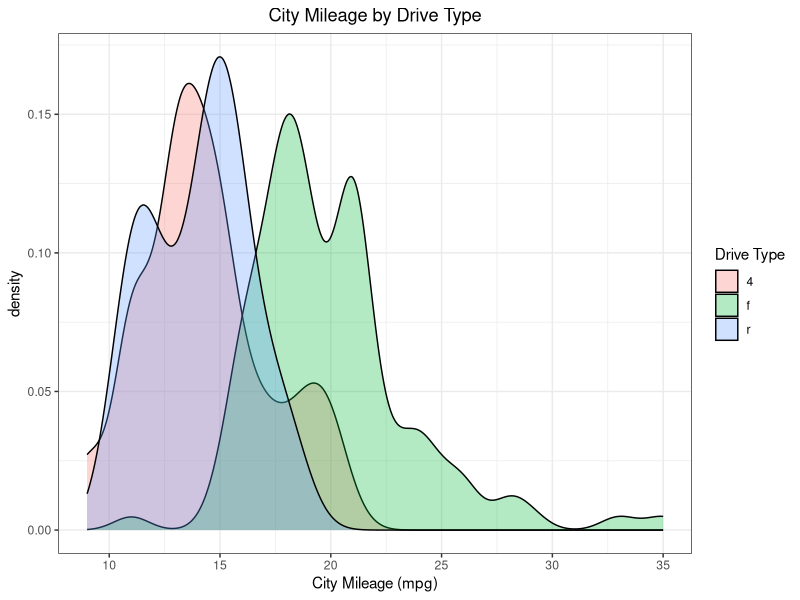
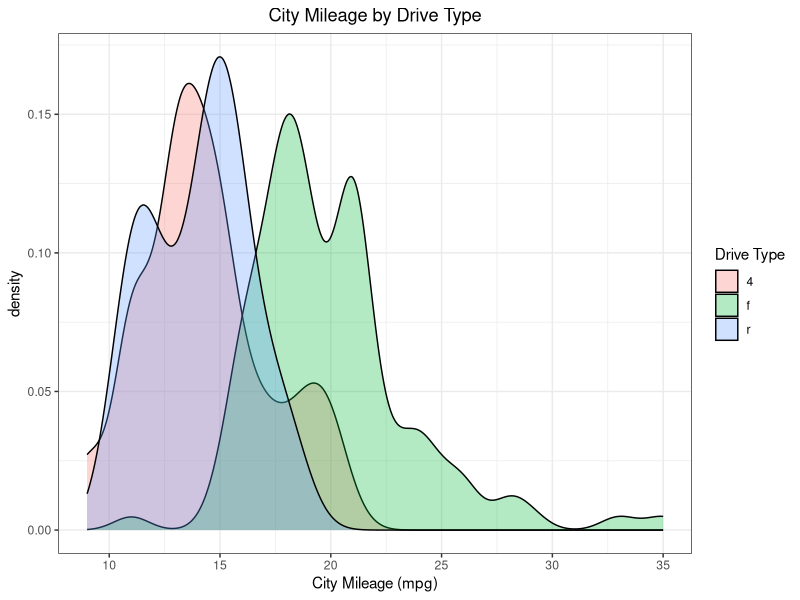

R code for these plots, in order:
## ---- chunk 1
library(tidyverse)
head(mpg)
## ---- chunk 2
mpg %>%
  ggplot(aes(cty, fill = drv)) +
  geom_density(alpha = 0.3) +
  theme_bw() +
  labs(
    title = "City Mileage by Drive Type",
    x = "City Mileage (mpg)",
    fill = "Drive Type"
  ) +
  theme(
    plot.title = element_text(hjust = 0.5)
  )

# save your plot
ggsave("mpg plot.png",
       width = 12,
       height = 7,
       units = "cm",
       dpi = 300)
